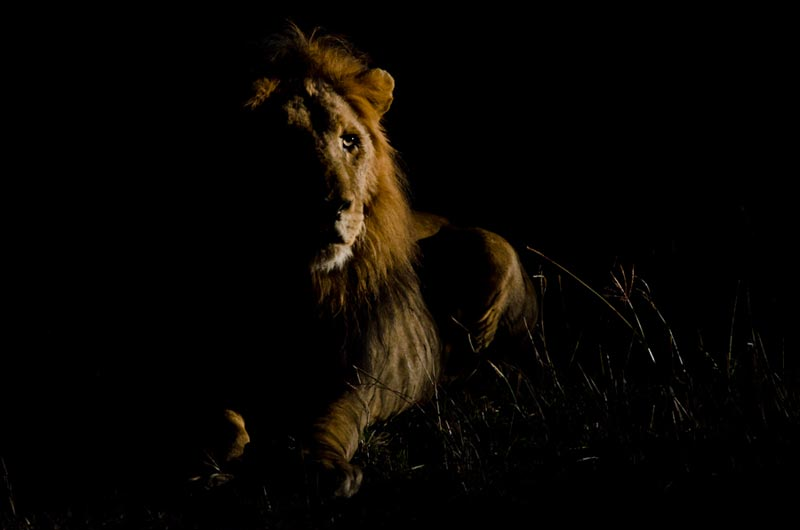
#> input picture Images/low light image.jpg, 800 x 530 px, found by its file name
$ jupyter execute 'A03_Images_Annie_Fan (1).ipynb'   (shell and % lines are left out)
#> lines starting #> are read from the running program, lines starting #| are printed output that depends on the picture
# Project: Image Analysis

[cell 1]
# import packages
import numpy as np
import pandas as pd
import re
import matplotlib.pyplot as mpl

## Outline

#### Choose your image (or set of images)

1) choose an underexposed (low light) image online (search on google "low light" or "underexposed")

2) check if you can access the page and process it! if not, do not use it

3) get the image with urlib

************
#### Compress the image

1) first of all, just make the image smaller (at least 4 times smaller)

************
#### Fix the image

1) check the image RGB components: print_RGB_histogram

2) write down (in words) what you want to do to fix the image

3) get the image in numpy

4) fix the image

5) display the image

************
#### Optional: more on filter

1) change the color components (more green, more red, or less blue, your choice)

************
#### Optional: more on filter

1) apply one of the filter to make the image blurry (see the presentation for L17)

[cell 2]
#import and display the image
from PIL import Image, ImageEnhance
image = Image.open("data/low light image.jpg")
#> image is the input picture: PIL image 800x530 RGB; mean R, G, B 8.1, 5.7, 2.7
display(image)

[cell 3]
#print compressed image
def printLargeImage(smallImage,factor):
    maxsize = tuple([factor*x for x in smallImage.size])
    largeImage = smallImage.resize(maxsize)
    display(largeImage)
    return

[cell 4]
#read the image as a numpy array
im_array = np.array(image)

#compress the image 16 times smaller
compr = 4
im_compressed = np.zeros([int(im_array.shape[0]/compr),int(im_array.shape[1]/compr),3]).astype('uint8')

for x in range(im_compressed.shape[0]):
    for y in range(im_compressed.shape[1]):
        for z in range(3):
            im_compressed[x,y,z] = np.mean(im_array[4*x:4*x+4,4*y:4*y+4,z]).astype('uint8')
image2 = Image.fromarray(im_compressed)
printLargeImage(image2,1)

[cell 5]
#print RGB components
import matplotlib
import numpy as np
import matplotlib.pyplot as plt

def print_RGB_histogram(image_array):
    num_bins = 255

    fig, ax = plt.subplots(3, sharex=True)

    # the histogram of the data
    n, bins, patches = ax[0].hist(image_array[:,:,0].flatten(), num_bins, color="red")
#> n = 255 values, max 329714 at index 0, min 0 at index 8, mean 1662.7; bins = 256 values from 0 to 226; patches = 255 items
    n, bins, patches = ax[1].hist(image_array[:,:,1].flatten(), num_bins, color="green")
#> n = 255 values, max 339533 at index 0, min 0 at index 5, mean 1662.7; bins = 256 values from 0 to 209
    n, bins, patches = ax[2].hist(image_array[:,:,2].flatten(), num_bins, color="blue")
#> n = 255 values, max 351004 at index 0, min 0 at index 5, mean 1662.7; bins = 256 values from 0 to 207

    plt.show()
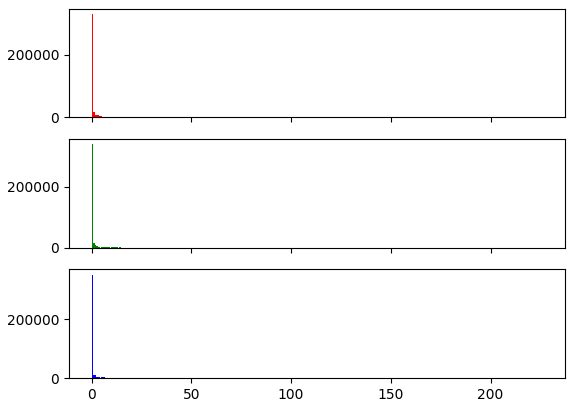
#> figure drawn by matplotlib, 3 panels; panel 3: tallest bar 351004 high, from x = -5.55e-17 to 0.812
print_RGB_histogram(im_array)

[cell 6]
#Make the image brighter
bright_image = ImageEnhance.Brightness(image)
bright_image = bright_image.enhance(3)
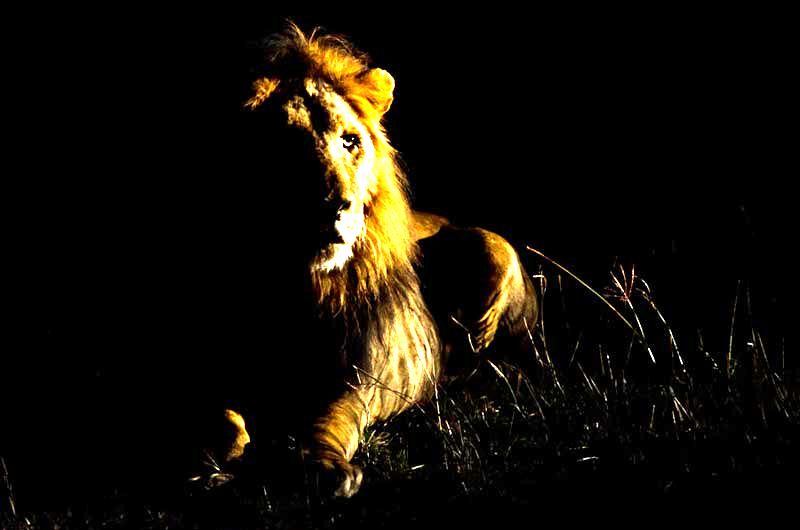
#> bright_image: PIL image 800x530 RGB; mean R, G, B 19.8, 15.7, 7.8
display(bright_image)
